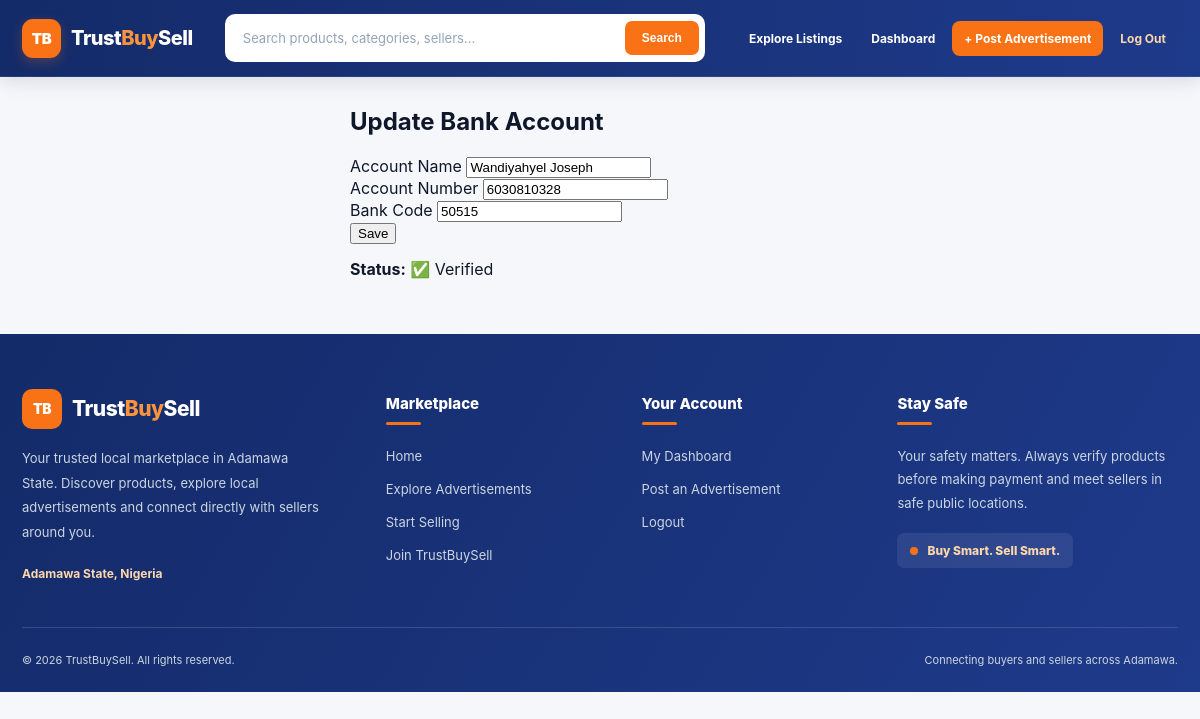
The page /add-bank-account/ (signed in) on the database its author committed.
### wallet/models.py (models this page shows, shortened)
class BankAccount(models.Model):
    user = models.OneToOneField(User, on_delete=models.CASCADE, related_name='bank_account')
    account_name = models.CharField(max_length=100)
    account_number = models.CharField(max_length=15)
    bank_code = models.CharField(max_length=10)
    verified = models.BooleanField(default=False)

### wallet/views.py (the view, shortened to what this page needs)
# urls.py: path('add-bank-account/', views.add_bank_account, name='add_bank_account'),
@login_required
def add_bank_account(request):
    try:
        bank_account = request.user.bank_account  # via related_name
    except BankAccount.DoesNotExist:
        bank_account = None
    context = {
        "bank_account": bank_account,
    }
    return render(request, "wallet/add_bank_account.html", context)

### templates/wallet/add_bank_account.html (shortened to what this page needs)
{% extends 'base.html' %}
{% load static %}
{% block content %}
<div class="container" style="max-width: 500px; margin: 30px auto;">
    <h2>{{ bank_account|yesno:"Update Bank Account,Add Bank Account" }}</h2>
    <form method="POST">
        <div>
            <label for="account_name">Account Name</label>
            <input type="text" id="account_name" name="account_name"
                   value="{{ bank_account.account_name|default_if_none:'' }}" required>
        </div>
        <div>
            <label for="account_number">Account Number</label>
            <input type="text" id="account_number" name="account_number"
                   value="{{ bank_account.account_number|default_if_none:'' }}" required>
        </div>
        <div>
            <label for="bank_code">Bank Code</label>
            <input type="text" id="bank_code" name="bank_code"
                   value="{{ bank_account.bank_code|default_if_none:'' }}" required>
        </div>
        <button type="submit">Save</button>
    </form>
    {% if bank_account %}
    <p style="margin-top: 15px;">
        <strong>Status:</strong>
        {% if bank_account.verified %}✅ Verified{% else %}❌ Not Verified{% endif %}
    </p>
    {% endif %}
</div>
{% endblock %}

### static/css/header.css (style rules this page uses)
:root { --tbs-primary: #1e3a8a; --tbs-primary-dark: #142b69; --tbs-accent: #f97316; --tbs-white: #ffffff; --tbs-muted: #64748b; --tbs-border: #e2e8f0; }

### static/css/main.css (style rules this page uses)
:root { --primary: #1e293b; --accent: #f97316; --fg: #0f172a; --muted: #64748b; --bg: #f6f7fb; --card: #ffffff; --ring: rgba(2, 6, 23, .08); --radius: 14px; --gap: 14px; }
* { box-sizing: border-box }
html, body { margin: 0; padding: 0 }
body { font-family: Inter, system-ui, -apple-system, Segoe UI, Roboto, Arial, sans-serif; color: var(--fg); background: var(--bg); -webkit-font-smoothing: antialiased }

### static/css/footer.css (style rules this page uses)
:root { --tbs-footer-primary: #1e3a8a; --tbs-footer-dark: #142b69; --tbs-footer-orange: #f97316; --tbs-footer-muted: #cbd5e1; }

### rows shown on the page
BankAccount: account_name "Wandiyahyel Joseph", account_number "6030810328", bank_code "50515"

### other values the page prints
{{ bank_account|yesno:"Update Bank Account,Add Bank Account" }} "Update Bank Account"
